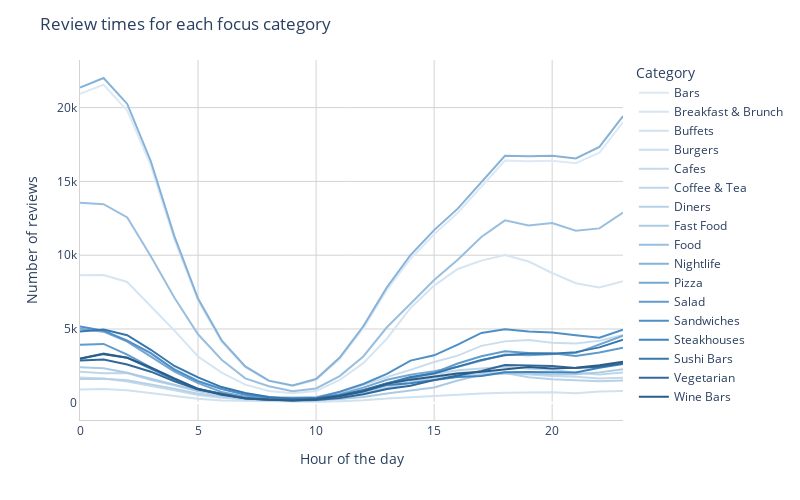

This figure's notebook cell:
### Markdown cell above
The next chart shows the total number of reviews each hour for the different restaurant types. Again, you can remove some of them by clicking them to the right of the chart or double-click one of them to one see this one. Try selecting only “Bars” and and “Breakfast & Brunch” – here you will see that the peak of Bars are at 1am, where it is at 6pm for Breakfast & Brunch. Breakfast & Brunch being reviewed the most at 6pm is probably because they serve food all day and people tend to go out to eat more for dinner than for breakfast. Nevertheless, this shows a difference between the two restaurant types.

### Code cell
cat_hour = df.groupby(['cat_type', df['date'].dt.hour])['stars'].count()
cat_hour.index.names = ["Category", "Hour of the day"]
cat_hour = cat_hour.unstack(0)

colors = ["#dde9f4","#d6e5f2","#d0e1f0","#caddee","#c4d9ec","#bed6ea","#b7d2e8","#abcae4","#99bede","#86b2d8","#74a7d2","#619bcc","#4f8fc6","#3d84bf","#3777ac","#316a9a","#2b5d87","#255075","#1f4462","#1d3f5c", "#193750","#132a3d", "#0b1925", "#09151e", "#03080c"]

fig = px.line(cat_hour, x=cat_hour.index, y=cat_hour.columns, width=800, height=500, color_discrete_sequence = colors)
fig.update_traces(hovertemplate=None)
fig.update_layout(title_text="Review times for each focus category", 
                  plot_bgcolor='rgba(0,0,0,0)',
                  yaxis_title="Number of reviews",
                  hovermode="x unified")
fig.update_xaxes(showline=True, linewidth=1, linecolor='lightgrey', 
                 showgrid=True, gridwidth=1, gridcolor='lightgrey')
fig.update_yaxes(showline=True, linewidth=1, linecolor='lightgrey',
                 showgrid=True, gridwidth=1, gridcolor='lightgrey')

fig.show()

### Figure 1 — Plotly figure (JSON) as saved in the notebook; plotly's stock layout.template omitted (floating-point values rounded to 4 significant figures)
{"data": [{"legendgroup": "Bars", "line": {"color": "#dde9f4", "dash": "solid"}, "mode": "lines", "name": "Bars", "orientation": "v", "showlegend": true, "type": "scatter", "x": [0, 1, 2, 3, 4, 5, 6, 7, 8, 9, 10, 11, 12, 13, 14, 15, 16, 17, 18, 19, 20, 21, 22, 23], "xaxis": "x", "y": [20941, 21548, 19807, 16064, 11059, 6927, 4126, 2411, 1473, 1145, 1561, 2969, 5046, 7651, 9759, 11420, 12881, 14653, 16409, 16367, 16394, 16229, 16942, 19022], "yaxis": "y"}, {"legendgroup": "Breakfast & Brunch", "line": {"color": "#d6e5f2", "dash": "solid"}, "mode": "lines", "name": "Breakfast & Brunch", "orientation": "v", "showlegend": true, "type": "scatter", "x": [0, 1, 2, 3, 4, 5, 6, 7, 8, 9, 10, 11, 12, 13, 14, 15, 16, 17, 18, 19, 20, 21, 22, 23], "xaxis": "x", "y": [8634, 8651, 8187, 6516, 4890, 3135, 2041, 1233, 794, 642, 791, 1546, 2687, 4346, 6425, 7942, 9067, 9633, 10012, 9571, 8796, 8099, 7807, 8230], "yaxis": "y"}, {"legendgroup": "Buffets", "line": {"color": "#d0e1f0", "dash": "solid"}, "mode": "lines", "name": "Buffets", "orientation": "v", "showlegend": true, "type": "scatter", "x": [0, 1, 2, 3, 4, 5, 6, 7, 8, 9, 10, 11, 12, 13, 14, 15, 16, 17, 18, 19, 20, 21, 22, 23], "xaxis": "x", "y": [895, 929, 851, 645, 465, 267, 153, 127, 73, 53, 65, 109, 168, 286, 374, 426, 536, 624, 673, 710, 720, 651, 766, 800], "yaxis": "y"}, {"legendgroup": "Burgers", "line": {"color": "#caddee", "dash": "solid"}, "mode": "lines", "name": "Burgers", "orientation": "v", "showlegend": true, "type": "scatter", "x": [0, 1, 2, 3, 4, 5, 6, 7, 8, 9, 10, 11, 12, 13, 14, 15, 16, 17, 18, 19, 20, 21, 22, 23], "xaxis": "x", "y": [4898, 4849, 4217, 3180, 2316, 1504, 956, 617, 385, 336, 411, 697, 1198, 1751, 2232, 2764, 3197, 3855, 4161, 4260, 4074, 4014, 4202, 4588], "yaxis": "y"}, {"legendgroup": "Cafes", "line": {"color": "#c4d9ec", "dash": "solid"}, "mode": "lines", "name": "Cafes", "orientation": "v", "showlegend": true, "type": "scatter", "x": [0, 1, 2, 3, 4, 5, 6, 7, 8, 9, 10, 11, 12, 13, 14, 15, 16, 17, 18, 19, 20, 21, 22, 23], "xaxis": "x", "y": [1707, 1645, 1448, 1163, 845, 521, 344, 218, 159, 99, 131, 345, 562, 928, 1467, 1801, 2035, 2085, 2060, 1920, 1815, 1761, 1641, 1702], "yaxis": "y"}, {"legendgroup": "Coffee & Tea", "line": {"color": "#bed6ea", "dash": "solid"}, "mode": "lines", "name": "Coffee & Tea", "orientation": "v", "showlegend": true, "type": "scatter", "x": [0, 1, 2, 3, 4, 5, 6, 7, 8, 9, 10, 11, 12, 13, 14, 15, 16, 17, 18, 19, 20, 21, 22, 23], "xaxis": "x", "y": [2099, 2006, 2016, 1544, 1183, 780, 493, 290, 211, 143, 171, 341, 611, 1048, 1575, 1946, 2200, 2314, 2449, 2311, 2236, 2040, 1910, 2044], "yaxis": "y"}, {"legendgroup": "Diners", "line": {"color": "#b7d2e8", "dash": "solid"}, "mode": "lines", "name": "Diners", "orientation": "v", "showlegend": true, "type": "scatter", "x": [0, 1, 2, 3, 4, 5, 6, 7, 8, 9, 10, 11, 12, 13, 14, 15, 16, 17, 18, 19, 20, 21, 22, 23], "xaxis": "x", "y": [1613, 1621, 1525, 1239, 959, 615, 440, 264, 221, 180, 155, 341, 669, 986, 1374, 1705, 1817, 1967, 2023, 1736, 1598, 1508, 1453, 1518], "yaxis": "y"}, {"legendgroup": "Fast Food", "line": {"color": "#abcae4", "dash": "solid"}, "mode": "lines", "name": "Fast Food", "orientation": "v", "showlegend": true, "type": "scatter", "x": [0, 1, 2, 3, 4, 5, 6, 7, 8, 9, 10, 11, 12, 13, 14, 15, 16, 17, 18, 19, 20, 21, 22, 23], "xaxis": "x", "y": [2406, 2335, 2029, 1621, 1195, 816, 596, 382, 262, 208, 180, 248, 399, 633, 821, 1034, 1512, 1891, 1987, 1991, 1914, 1926, 2060, 2275], "yaxis": "y"}, {"legendgroup": "Food", "line": {"color": "#99bede", "dash": "solid"}, "mode": "lines", "name": "Food", "orientation": "v", "showlegend": true, "type": "scatter", "x": [0, 1, 2, 3, 4, 5, 6, 7, 8, 9, 10, 11, 12, 13, 14, 15, 16, 17, 18, 19, 20, 21, 22, 23], "xaxis": "x", "y": [13553, 13453, 12555, 9926, 7118, 4642, 2916, 1657, 1125, 779, 973, 1811, 3141, 5116, 6712, 8317, 9696, 11232, 12360, 12020, 12180, 11659, 11816, 12886], "yaxis": "y"}, {"legendgroup": "Nightlife", "line": {"color": "#86b2d8", "dash": "solid"}, "mode": "lines", "name": "Nightlife", "orientation": "v", "showlegend": true, "type": "scatter", "x": [0, 1, 2, 3, 4, 5, 6, 7, 8, 9, 10, 11, 12, 13, 14, 15, 16, 17, 18, 19, 20, 21, 22, 23], "xaxis": "x", "y": [21365, 22007, 20249, 16368, 11274, 7061, 4231, 2460, 1500, 1176, 1613, 3069, 5187, 7828, 10012, 11700, 13156, 14918, 16740, 16711, 16734, 16555, 17337, 19426], "yaxis": "y"}, {"legendgroup": "Pizza", "line": {"color": "#74a7d2", "dash": "solid"}, "mode": "lines", "name": "Pizza", "orientation": "v", "showlegend": true, "type": "scatter", "x": [0, 1, 2, 3, 4, 5, 6, 7, 8, 9, 10, 11, 12, 13, 14, 15, 16, 17, 18, 19, 20, 21, 22, 23], "xaxis": "x", "y": [5013, 4818, 4144, 3154, 2106, 1332, 729, 408, 297, 224, 327, 587, 1028, 1563, 1900, 2141, 2446, 2875, 3267, 3219, 3308, 3365, 3951, 4550], "yaxis": "y"}, {"legendgroup": "Salad", "line": {"color": "#619bcc", "dash": "solid"}, "mode": "lines", "name": "Salad", "orientation": "v", "showlegend": true, "type": "scatter", "x": [0, 1, 2, 3, 4, 5, 6, 7, 8, 9, 10, 11, 12, 13, 14, 15, 16, 17, 18, 19, 20, 21, 22, 23], "xaxis": "x", "y": [3925, 3990, 3262, 2396, 1658, 941, 580, 344, 228, 195, 226, 487, 839, 1330, 1666, 2048, 2664, 3147, 3497, 3381, 3361, 3170, 3405, 3723], "yaxis": "y"}, {"legendgroup": "Sandwiches", "line": {"color": "#4f8fc6", "dash": "solid"}, "mode": "lines", "name": "Sandwiches", "orientation": "v", "showlegend": true, "type": "scatter", "x": [0, 1, 2, 3, 4, 5, 6, 7, 8, 9, 10, 11, 12, 13, 14, 15, 16, 17, 18, 19, 20, 21, 22, 23], "xaxis": "x", "y": [5173, 4885, 4213, 3358, 2248, 1462, 935, 542, 342, 330, 348, 752, 1270, 1957, 2857, 3217, 3946, 4733, 4987, 4831, 4758, 4580, 4411, 4949], "yaxis": "y"}, {"legendgroup": "Steakhouses", "line": {"color": "#3d84bf", "dash": "solid"}, "mode": "lines", "name": "Steakhouses", "orientation": "v", "showlegend": true, "type": "scatter", "x": [0, 1, 2, 3, 4, 5, 6, 7, 8, 9, 10, 11, 12, 13, 14, 15, 16, 17, 18, 19, 20, 21, 22, 23], "xaxis": "x", "y": [3006, 3333, 3054, 2329, 1560, 927, 601, 310, 193, 189, 235, 435, 754, 1200, 1326, 1537, 1743, 1810, 2074, 2079, 2055, 2047, 2375, 2626], "yaxis": "y"}, {"legendgroup": "Sushi Bars", "line": {"color": "#3777ac", "dash": "solid"}, "mode": "lines", "name": "Sushi Bars", "orientation": "v", "showlegend": true, "type": "scatter", "x": [0, 1, 2, 3, 4, 5, 6, 7, 8, 9, 10, 11, 12, 13, 14, 15, 16, 17, 18, 19, 20, 21, 22, 23], "xaxis": "x", "y": [4837, 4968, 4581, 3591, 2493, 1722, 1065, 666, 395, 262, 302, 511, 870, 1294, 1745, 1989, 2452, 2906, 3215, 3347, 3314, 3432, 3754, 4271], "yaxis": "y"}, {"legendgroup": "Vegetarian", "line": {"color": "#316a9a", "dash": "solid"}, "mode": "lines", "name": "Vegetarian", "orientation": "v", "showlegend": true, "type": "scatter", "x": [0, 1, 2, 3, 4, 5, 6, 7, 8, 9, 10, 11, 12, 13, 14, 15, 16, 17, 18, 19, 20, 21, 22, 23], "xaxis": "x", "y": [2863, 2934, 2599, 2107, 1451, 902, 597, 297, 209, 162, 185, 321, 577, 934, 1153, 1535, 1847, 2159, 2559, 2531, 2499, 2361, 2448, 2681], "yaxis": "y"}, {"legendgroup": "Wine Bars", "line": {"color": "#2b5d87", "dash": "solid"}, "mode": "lines", "name": "Wine Bars", "orientation": "v", "showlegend": true, "type": "scatter", "x": [0, 1, 2, 3, 4, 5, 6, 7, 8, 9, 10, 11, 12, 13, 14, 15, 16, 17, 18, 19, 20, 21, 22, 23], "xaxis": "x", "y": [2980, 3296, 3048, 2377, 1631, 947, 546, 313, 222, 157, 232, 454, 785, 1283, 1568, 1780, 1990, 2098, 2251, 2418, 2327, 2376, 2548, 2778], "yaxis": "y"}], "layout": {"height": 500, "hovermode": "x unified", "legend": {"title": {"text": "Category"}, "tracegroupgap": 0}, "margin": {"t": 60}, "plot_bgcolor": "rgba(0,0,0,0)", "title": {"text": "Review times for each focus category"}, "width": 800, "xaxis": {"anchor": "y", "domain": [0, 1], "gridcolor": "lightgrey", "gridwidth": 1, "linecolor": "lightgrey", "linewidth": 1, "showgrid": true, "showline": true, "title": {"text": "Hour of the day"}}, "yaxis": {"anchor": "x", "domain": [0, 1], "gridcolor": "lightgrey", "gridwidth": 1, "linecolor": "lightgrey", "linewidth": 1, "showgrid": true, "showline": true, "title": {"text": "Number of reviews"}}}}
